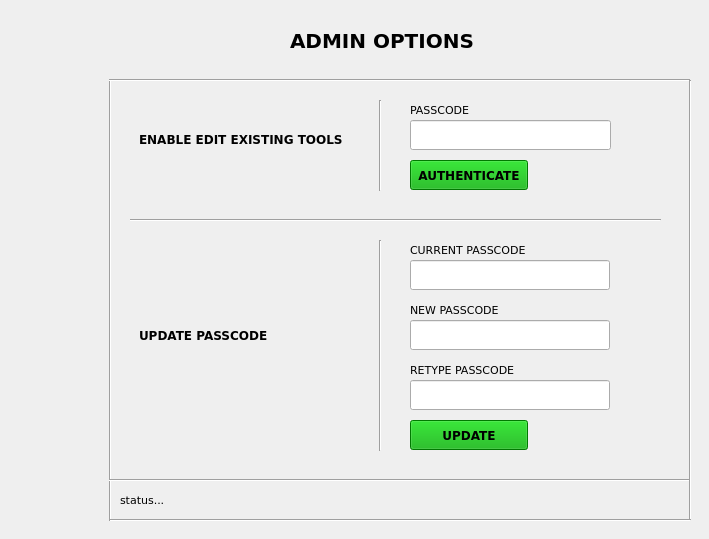
    <widget class="QWidget" name="tab_10">
     <attribute name="title">
      <string>ADMIN</string>
     </attribute>
     <widget class="QLabel" name="add_enable_edit_label2">
      <property name="geometry">
       <rect>
        <x>139</x>
        <y>320</y>
        <width>151</width>
        <height>31</height>
       </rect>
      </property>
      <property name="font">
       <font>
        <family>Verdana</family>
        <pointsize>9</pointsize>
        <weight>75</weight>
        <bold>true</bold>
       </font>
      </property>
      <property name="text">
       <string>&lt;html&gt;&lt;head/&gt;&lt;body&gt;&lt;p&gt;UPDATE PASSCODE&lt;/p&gt;&lt;/body&gt;&lt;/html&gt;</string>
      </property>
     </widget>
     <widget class="QLineEdit" name="admin_update_passcode_retype">
      <property name="geometry">
       <rect>
        <x>410</x>
        <y>380</y>
        <width>200</width>
        <height>30</height>
       </rect>
      </property>
      <property name="font">
       <font>
        <family>Verdana</family>
        <weight>50</weight>
        <bold>false</bold>
       </font>
      </property>
      <property name="inputMethodHints">
       <set>Qt::ImhHiddenText|Qt::ImhNoAutoUppercase|Qt::ImhNoPredictiveText|Qt::ImhSensitiveData</set>
      </property>
      <property name="echoMode">
       <enum>QLineEdit::Password</enum>
      </property>
     </widget>
     <widget class="QPushButton" name="admin_enable_edit_authenticate">
      <property name="geometry">
       <rect>
        <x>410</x>
        <y>160</y>
        <width>118</width>
        <height>30</height>
       </rect>
      </property>
      <property name="palette">
       <palette>
        <active>
         <colorrole role="WindowText">
          <brush brushstyle="SolidPattern">
           <color alpha="255">
            <red>0</red>
            <green>0</green>
            <blue>0</blue>
           </color>
          </brush>
         </colorrole>
         <colorrole role="Button">
          <brush brushstyle="SolidPattern">
           <color alpha="255">
            <red>0</red>
            <green>170</green>
            <blue>0</blue>
           </color>
          </brush>
         </colorrole>
         <colorrole role="Light">
          <brush brushstyle="SolidPattern">
           <color alpha="255">
            <red>0</red>
            <green>255</green>
            <blue>0</blue>
           </color>
          </brush>
         </colorrole>
         <colorrole role="Midlight">
          <brush brushstyle="SolidPattern">
           <color alpha="255">
            <red>0</red>
            <green>212</green>
            <blue>0</blue>
           </color>
          </brush>
         </colorrole>
         <colorrole role="Dark">
          <brush brushstyle="SolidPattern">
           <color alpha="255">
            <red>0</red>
            <green>85</green>
            <blue>0</blue>
           </color>
          </brush>
         </colorrole>
         <colorrole role="Mid">
          <brush brushstyle="SolidPattern">
           <color alpha="255">
            <red>0</red>
            <green>113</green>
            <blue>0</blue>
           </color>
          </brush>
         </colorrole>
         <colorrole role="Text">
          <brush brushstyle="SolidPattern">
           <color alpha="255">
            <red>0</red>
            <green>0</green>
            <blue>0</blue>
           </color>
          </brush>
         </colorrole>
         <colorrole role="BrightText">
          <brush brushstyle="SolidPattern">
           <color alpha="255">
            <red>255</red>
            <green>255</green>
            <blue>255</blue>
           </color>
          </brush>
         </colorrole>
         <colorrole role="ButtonText">
          <brush brushstyle="SolidPattern">
           <color alpha="255">
            <red>0</red>
            <green>0</green>
            <blue>0</blue>
           </color>
          </brush>
         </colorrole>
         <colorrole role="Base">
          <brush brushstyle="SolidPattern">
           <color alpha="255">
            <red>255</red>
            <green>255</green>
            <blue>255</blue>
           </color>
          </brush>
         </colorrole>
         <colorrole role="Window">
          <brush brushstyle="SolidPattern">
           <color alpha="255">
            <red>0</red>
            <green>170</green>
            <blue>0</blue>
           </color>
          </brush>
         </colorrole>
         <colorrole role="Shadow">
          <brush brushstyle="SolidPattern">
           <color alpha="255">
            <red>0</red>
            <green>0</green>
            <blue>0</blue>
           </color>
          </brush>
         </colorrole>
         <colorrole role="AlternateBase">
          <brush brushstyle="SolidPattern">
           <color alpha="255">
            <red>127</red>
            <green>212</green>
            <blue>127</blue>
           </color>
          </brush>
         </colorrole>
         <colorrole role="ToolTipBase">
          <brush brushstyle="SolidPattern">
           <color alpha="255">
            <red>255</red>
            <green>255</green>
            <blue>220</blue>
           </color>
          </brush>
         </colorrole>
         <colorrole role="ToolTipText">
          <brush brushstyle="SolidPattern">
           <color alpha="255">
            <red>0</red>
            <green>0</green>
            <blue>0</blue>
           </color>
          </brush>
         </colorrole>
        </active>
        <inactive>
         <colorrole role="WindowText">
          <brush brushstyle="SolidPattern">
           <color alpha="255">
            <red>0</red>
            <green>0</green>
            <blue>0</blue>
           </color>
          </brush>
         </colorrole>
         <colorrole role="Button">
          <brush brushstyle="SolidPattern">
           <color alpha="255">
            <red>0</red>
            <green>170</green>
            <blue>0</blue>
           </color>
          </brush>
         </colorrole>
         <colorrole role="Light">
          <brush brushstyle="SolidPattern">
           <color alpha="255">
            <red>0</red>
            <green>255</green>
            <blue>0</blue>
           </color>
          </brush>
         </colorrole>
         <colorrole role="Midlight">
          <brush brushstyle="SolidPattern">
           <color alpha="255">
            <red>0</red>
            <green>212</green>
            <blue>0</blue>
           </color>
          </brush>
         </colorrole>
         <colorrole role="Dark">
          <brush brushstyle="SolidPattern">
           <color alpha="255">
            <red>0</red>
            <green>85</green>
            <blue>0</blue>
           </color>
          </brush>
         </colorrole>
         <colorrole role="Mid">
          <brush brushstyle="SolidPattern">
           <color alpha="255">
            <red>0</red>
            <green>113</green>
            <blue>0</blue>
           </color>
          </brush>
         </colorrole>
         <colorrole role="Text">
          <brush brushstyle="SolidPattern">
           <color alpha="255">
            <red>0</red>
            <green>0</green>
            <blue>0</blue>
           </color>
          </brush>
         </colorrole>
         <colorrole role="BrightText">
          <brush brushstyle="SolidPattern">
           <color alpha="255">
            <red>255</red>
            <green>255</green>
            <blue>255</blue>
           </color>
          </brush>
         </colorrole>
         <colorrole role="ButtonText">
          <brush brushstyle="SolidPattern">
           <color alpha="255">
            <red>0</red>
            <green>0</green>
            <blue>0</blue>
           </color>
          </brush>
         </colorrole>
         <colorrole role="Base">
          <brush brushstyle="SolidPattern">
           <color alpha="255">
            <red>255</red>
            <green>255</green>
            <blue>255</blue>
           </color>
          </brush>
         </colorrole>
         <colorrole role="Window">
          <brush brushstyle="SolidPattern">
           <color alpha="255">
            <red>0</red>
            <green>170</green>
            <blue>0</blue>
           </color>
          </brush>
         </colorrole>
         <colorrole role="Shadow">
          <brush brushstyle="SolidPattern">
           <color alpha="255">
            <red>0</red>
            <green>0</green>
            <blue>0</blue>
           </color>
          </brush>
         </colorrole>
         <colorrole role="AlternateBase">
          <brush brushstyle="SolidPattern">
           <color alpha="255">
            <red>127</red>
            <green>212</green>
            <blue>127</blue>
           </color>
          </brush>
         </colorrole>
         <colorrole role="ToolTipBase">
          <brush brushstyle="SolidPattern">
           <color alpha="255">
            <red>255</red>
            <green>255</green>
            <blue>220</blue>
           </color>
          </brush>
         </colorrole>
         <colorrole role="ToolTipText">
          <brush brushstyle="SolidPattern">
           <color alpha="255">
            <red>0</red>
            <green>0</green>
            <blue>0</blue>
           </color>
          </brush>
         </colorrole>
        </inactive>
        <disabled>
         <colorrole role="WindowText">
          <brush brushstyle="SolidPattern">
           <color alpha="255">
            <red>0</red>
            <green>85</green>
            <blue>0</blue>
           </color>
          </brush>
         </colorrole>
         <colorrole role="Button">
          <brush brushstyle="SolidPattern">
           <color alpha="255">
            <red>0</red>
            <green>170</green>
            <blue>0</blue>
           </color>
          </brush>
         </colorrole>
         <colorrole role="Light">
          <brush brushstyle="SolidPattern">
           <color alpha="255">
            <red>0</red>
            <green>255</green>
            <blue>0</blue>
           </color>
          </brush>
         </colorrole>
         <colorrole role="Midlight">
          <brush brushstyle="SolidPattern">
           <color alpha="255">
            <red>0</red>
            <green>212</green>
            <blue>0</blue>
           </color>
          </brush>
         </colorrole>
         <colorrole role="Dark">
          <brush brushstyle="SolidPattern">
           <color alpha="255">
            <red>0</red>
            <green>85</green>
            <blue>0</blue>
           </color>
          </brush>
         </colorrole>
         <colorrole role="Mid">
          <brush brushstyle="SolidPattern">
           <color alpha="255">
            <red>0</red>
            <green>113</green>
            <blue>0</blue>
           </color>
          </brush>
         </colorrole>
         <colorrole role="Text">
          <brush brushstyle="SolidPattern">
           <color alpha="255">
            <red>0</red>
            <green>85</green>
            <blue>0</blue>
           </color>
          </brush>
         </colorrole>
         <colorrole role="BrightText">
          <brush brushstyle="SolidPattern">
           <color alpha="255">
            <red>255</red>
            <green>255</green>
            <blue>255</blue>
           </color>
          </brush>
         </colorrole>
         <colorrole role="ButtonText">
          <brush brushstyle="SolidPattern">
           <color alpha="255">
            <red>0</red>
            <green>85</green>
            <blue>0</blue>
           </color>
          </brush>
         </colorrole>
         <colorrole role="Base">
          <brush brushstyle="SolidPattern">
           <color alpha="255">
            <red>0</red>
            <green>170</green>
            <blue>0</blue>
           </color>
          </brush>
         </colorrole>
         <colorrole role="Window">
          <brush brushstyle="SolidPattern">
           <color alpha="255">
            <red>0</red>
            <green>170</green>
            <blue>0</blue>
           </color>
          </brush>
         </colorrole>
         <colorrole role="Shadow">
          <brush brushstyle="SolidPattern">
           <color alpha="255">
            <red>0</red>
            <green>0</green>
            <blue>0</blue>
           </color>
          </brush>
         </colorrole>
         <colorrole role="AlternateBase">
          <brush brushstyle="SolidPattern">
           <color alpha="255">
            <red>0</red>
            <green>170</green>
            <blue>0</blue>
           </color>
          </brush>
         </colorrole>
         <colorrole role="ToolTipBase">
          <brush brushstyle="SolidPattern">
           <color alpha="255">
            <red>255</red>
            <green>255</green>
            <blue>220</blue>
           </color>
          </brush>
         </colorrole>
         <colorrole role="ToolTipText">
          <brush brushstyle="SolidPattern">
           <color alpha="255">
            <red>0</red>
            <green>0</green>
            <blue>0</blue>
           </color>
          </brush>
         </colorrole>
        </disabled>
       </palette>
      </property>
      <property name="font">
       <font>
        <family>Verdana</family>
        <weight>75</weight>
        <bold>true</bold>
       </font>
      </property>
      <property name="text">
       <string>AUTHENTICATE</string>
      </property>
     </widget>
     <widget class="QLabel" name="admin_update_passcode_label3">
      <property name="geometry">
       <rect>
        <x>410</x>
        <y>360</y>
        <width>118</width>
        <height>20</height>
       </rect>
      </property>
      <property name="font">
       <font>
        <family>Verdana</family>
        <pointsize>8</pointsize>
        <weight>50</weight>
        <bold>false</bold>
       </font>
      </property>
      <property name="text">
       <string>&lt;html&gt;&lt;head/&gt;&lt;body&gt;&lt;p&gt;RETYPE PASSCODE&lt;/p&gt;&lt;/body&gt;&lt;/html&gt;</string>
      </property>
     </widget>
     <widget class="QLineEdit" name="admin_enable_edit_passcode">
      <property name="geometry">
       <rect>
        <x>410</x>
        <y>120</y>
        <width>201</width>
        <height>30</height>
       </rect>
      </property>
      <property name="font">
       <font>
        <family>Verdana</family>
        <weight>50</weight>
        <bold>false</bold>
       </font>
      </property>
      <property name="inputMethodHints">
       <set>Qt::ImhHiddenText|Qt::ImhNoAutoUppercase|Qt::ImhNoPredictiveText|Qt::ImhSensitiveData</set>
      </property>
      <property name="echoMode">
       <enum>QLineEdit::Password</enum>
      </property>
     </widget>
     <widget class="QLabel" name="admin_enable_edit_label">
      <property name="geometry">
       <rect>
        <x>410</x>
        <y>100</y>
        <width>71</width>
        <height>20</height>
       </rect>
      </property>
      <property name="font">
       <font>
        <family>Verdana</family>
        <pointsize>8</pointsize>
        <weight>50</weight>
        <bold>false</bold>
       </font>
      </property>
      <property name="text">
       <string>&lt;html&gt;&lt;head/&gt;&lt;body&gt;&lt;p&gt;PASSCODE&lt;/p&gt;&lt;/body&gt;&lt;/html&gt;</string>
      </property>
     </widget>
     <widget class="QPushButton" name="admin_update_passcode">
      <property name="geometry">
       <rect>
        <x>410</x>
        <y>420</y>
        <width>118</width>
        <height>30</height>
       </rect>
      </property>
      <property name="palette">
       <palette>
        <active>
         <colorrole role="WindowText">
          <brush brushstyle="SolidPattern">
           <color alpha="255">
            <red>0</red>
            <green>0</green>
            <blue>0</blue>
           </color>
          </brush>
         </colorrole>
         <colorrole role="Button">
          <brush brushstyle="SolidPattern">
           <color alpha="255">
            <red>0</red>
            <green>170</green>
            <blue>0</blue>
           </color>
          </brush>
         </colorrole>
         <colorrole role="Light">
          <brush brushstyle="SolidPattern">
           <color alpha="255">
            <red>0</red>
            <green>255</green>
            <blue>0</blue>
           </color>
          </brush>
         </colorrole>
         <colorrole role="Midlight">
          <brush brushstyle="SolidPattern">
           <color alpha="255">
            <red>0</red>
            <green>212</green>
            <blue>0</blue>
           </color>
          </brush>
         </colorrole>
         <colorrole role="Dark">
          <brush brushstyle="SolidPattern">
           <color alpha="255">
            <red>0</red>
            <green>85</green>
            <blue>0</blue>
           </color>
          </brush>
         </colorrole>
         <colorrole role="Mid">
          <brush brushstyle="SolidPattern">
           <color alpha="255">
            <red>0</red>
            <green>113</green>
            <blue>0</blue>
           </color>
          </brush>
         </colorrole>
         <colorrole role="Text">
          <brush brushstyle="SolidPattern">
           <color alpha="255">
            <red>0</red>
            <green>0</green>
            <blue>0</blue>
           </color>
          </brush>
         </colorrole>
         <colorrole role="BrightText">
          <brush brushstyle="SolidPattern">
           <color alpha="255">
            <red>255</red>
            <green>255</green>
            <blue>255</blue>
           </color>
          </brush>
         </colorrole>
         <colorrole role="ButtonText">
          <brush brushstyle="SolidPattern">
           <color alpha="255">
            <red>0</red>
            <green>0</green>
            <blue>0</blue>
           </color>
          </brush>
         </colorrole>
         <colorrole role="Base">
          <brush brushstyle="SolidPattern">
           <color alpha="255">
            <red>255</red>
            <green>255</green>
            <blue>255</blue>
           </color>
          </brush>
         </colorrole>
         <colorrole role="Window">
          <brush brushstyle="SolidPattern">
           <color alpha="255">
            <red>0</red>
            <green>170</green>
            <blue>0</blue>
           </color>
          </brush>
         </colorrole>
         <colorrole role="Shadow">
          <brush brushstyle="SolidPattern">
           <color alpha="255">
            <red>0</red>
            <green>0</green>
            <blue>0</blue>
           </color>
          </brush>
         </colorrole>
         <colorrole role="AlternateBase">
          <brush brushstyle="SolidPattern">
           <color alpha="255">
            <red>127</red>
            <green>212</green>
            <blue>127</blue>
           </color>
          </brush>
         </colorrole>
         <colorrole role="ToolTipBase">
          <brush brushstyle="SolidPattern">
           <color alpha="255">
            <red>255</red>
            <green>255</green>
            <blue>220</blue>
           </color>
          </brush>
         </colorrole>
         <colorrole role="ToolTipText">
          <brush brushstyle="SolidPattern">
           <color alpha="255">
            <red>0</red>
            <green>0</green>
            <blue>0</blue>
           </color>
          </brush>
         </colorrole>
        </active>
        <inactive>
         <colorrole role="WindowText">
          <brush brushstyle="SolidPattern">
           <color alpha="255">
            <red>0</red>
            <green>0</green>
            <blue>0</blue>
           </color>
          </brush>
         </colorrole>
         <colorrole role="Button">
          <brush brushstyle="SolidPattern">
           <color alpha="255">
            <red>0</red>
            <green>170</green>
            <blue>0</blue>
           </color>
          </brush>
         </colorrole>
         <colorrole role="Light">
          <brush brushstyle="SolidPattern">
           <color alpha="255">
            <red>0</red>
            <green>255</green>
            <blue>0</blue>
           </color>
          </brush>
         </colorrole>
         <colorrole role="Midlight">
          <brush brushstyle="SolidPattern">
           <color alpha="255">
            <red>0</red>
            <green>212</green>
            <blue>0</blue>
           </color>
          </brush>
         </colorrole>
         <colorrole role="Dark">
          <brush brushstyle="SolidPattern">
           <color alpha="255">
            <red>0</red>
            <green>85</green>
            <blue>0</blue>
           </color>
          </brush>
         </colorrole>
         <colorrole role="Mid">
          <brush brushstyle="SolidPattern">
           <color alpha="255">
            <red>0</red>
            <green>113</green>
            <blue>0</blue>
           </color>
          </brush>
         </colorrole>
         <colorrole role="Text">
          <brush brushstyle="SolidPattern">
           <color alpha="255">
            <red>0</red>
            <green>0</green>
            <blue>0</blue>
           </color>
          </brush>
         </colorrole>
         <colorrole role="BrightText">
          <brush brushstyle="SolidPattern">
           <color alpha="255">
            <red>255</red>
            <green>255</green>
            <blue>255</blue>
           </color>
          </brush>
         </colorrole>
         <colorrole role="ButtonText">
          <brush brushstyle="SolidPattern">
           <color alpha="255">
            <red>0</red>
            <green>0</green>
            <blue>0</blue>
           </color>
          </brush>
         </colorrole>
         <colorrole role="Base">
          <brush brushstyle="SolidPattern">
           <color alpha="255">
            <red>255</red>
            <green>255</green>
            <blue>255</blue>
           </color>
          </brush>
         </colorrole>
         <colorrole role="Window">
          <brush brushstyle="SolidPattern">
           <color alpha="255">
            <red>0</red>
            <green>170</green>
            <blue>0</blue>
           </color>
          </brush>
         </colorrole>
         <colorrole role="Shadow">
          <brush brushstyle="SolidPattern">
           <color alpha="255">
            <red>0</red>
            <green>0</green>
            <blue>0</blue>
           </color>
          </brush>
         </colorrole>
         <colorrole role="AlternateBase">
          <brush brushstyle="SolidPattern">
           <color alpha="255">
            <red>127</red>
            <green>212</green>
            <blue>127</blue>
           </color>
          </brush>
         </colorrole>
         <colorrole role="ToolTipBase">
          <brush brushstyle="SolidPattern">
           <color alpha="255">
            <red>255</red>
            <green>255</green>
            <blue>220</blue>
           </color>
          </brush>
         </colorrole>
         <colorrole role="ToolTipText">
          <brush brushstyle="SolidPattern">
           <color alpha="255">
            <red>0</red>
            <green>0</green>
            <blue>0</blue>
           </color>
          </brush>
         </colorrole>
        </inactive>
        <disabled>
         <colorrole role="WindowText">
          <brush brushstyle="SolidPattern">
           <color alpha="255">
            <red>0</red>
            <green>85</green>
            <blue>0</blue>
           </color>
          </brush>
         </colorrole>
         <colorrole role="Button">
          <brush brushstyle="SolidPattern">
           <color alpha="255">
            <red>0</red>
            <green>170</green>
            <blue>0</blue>
           </color>
          </brush>
         </colorrole>
         <colorrole role="Light">
          <brush brushstyle="SolidPattern">
           <color alpha="255">
            <red>0</red>
            <green>255</green>
            <blue>0</blue>
           </color>
          </brush>
         </colorrole>
         <colorrole role="Midlight">
          <brush brushstyle="SolidPattern">
           <color alpha="255">
            <red>0</red>
            <green>212</green>
            <blue>0</blue>
           </color>
          </brush>
         </colorrole>
         <colorrole role="Dark">
          <brush brushstyle="SolidPattern">
           <color alpha="255">
            <red>0</red>
            <green>85</green>
            <blue>0</blue>
           </color>
          </brush>
         </colorrole>
         <colorrole role="Mid">
          <brush brushstyle="SolidPattern">
           <color alpha="255">
            <red>0</red>
            <green>113</green>
            <blue>0</blue>
           </color>
          </brush>
         </colorrole>
         <colorrole role="Text">
          <brush brushstyle="SolidPattern">
           <color alpha="255">
            <red>0</red>
            <green>85</green>
            <blue>0</blue>
           </color>
          </brush>
         </colorrole>
         <colorrole role="BrightText">
          <brush brushstyle="SolidPattern">
           <color alpha="255">
            <red>255</red>
            <green>255</green>
            <blue>255</blue>
           </color>
          </brush>
         </colorrole>
         <colorrole role="ButtonText">
          <brush brushstyle="SolidPattern">
           <color alpha="255">
            <red>0</red>
            <green>85</green>
            <blue>0</blue>
           </color>
          </brush>
         </colorrole>
         <colorrole role="Base">
          <brush brushstyle="SolidPattern">
           <color alpha="255">
            <red>0</red>
            <green>170</green>
            <blue>0</blue>
           </color>
          </brush>
         </colorrole>
         <colorrole role="Window">
          <brush brushstyle="SolidPattern">
           <color alpha="255">
            <red>0</red>
            <green>170</green>
            <blue>0</blue>
           </color>
          </brush>
         </colorrole>
         <colorrole role="Shadow">
          <brush brushstyle="SolidPattern">
           <color alpha="255">
            <red>0</red>
            <green>0</green>
            <blue>0</blue>
           </color>
          </brush>
         </colorrole>
         <colorrole role="AlternateBase">
          <brush brushstyle="SolidPattern">
           <color alpha="255">
            <red>0</red>
            <green>170</green>
            <blue>0</blue>
           </color>
          </brush>
         </colorrole>
         <colorrole role="ToolTipBase">
          <brush brushstyle="SolidPattern">
           <color alpha="255">
            <red>255</red>
            <green>255</green>
            <blue>220</blue>
           </color>
          </brush>
         </colorrole>
         <colorrole role="ToolTipText">
          <brush brushstyle="SolidPattern">
           <color alpha="255">
            <red>0</red>
            <green>0</green>
            <blue>0</blue>
           </color>
          </brush>
         </colorrole>
        </disabled>
       </palette>
      </property>
      <property name="font">
       <font>
        <family>Verdana</family>
        <weight>75</weight>
        <bold>true</bold>
       </font>
      </property>
      <property name="text">
       <string>UPDATE</string>
      </property>
     </widget>
     <widget class="QLabel" name="admin_update_passcode_label2">
      <property name="geometry">
       <rect>
        <x>410</x>
        <y>300</y>
        <width>118</width>
        <height>20</height>
       </rect>
      </property>
      <property name="font">
       <font>
        <family>Verdana</family>
        <pointsize>8</pointsize>
        <weight>50</weight>
        <bold>false</bold>
       </font>
      </property>
      <property name="text">
       <string>&lt;html&gt;&lt;head/&gt;&lt;body&gt;&lt;p&gt;NEW PASSCODE&lt;/p&gt;&lt;/body&gt;&lt;/html&gt;</string>
      </property>
     </widget>
     <widget class="QLineEdit" name="admin_update_passcode_new">
      <property name="geometry">
       <rect>
        <x>410</x>
        <y>320</y>
        <width>200</width>
        <height>30</height>
       </rect>
      </property>
      <property name="font">
       <font>
        <family>Verdana</family>
        <weight>50</weight>
        <bold>false</bold>
       </font>
      </property>
      <property name="inputMethodHints">
       <set>Qt::ImhNone</set>
      </property>
      <property name="echoMode">
       <enum>QLineEdit::Normal</enum>
      </property>
     </widget>
     <widget class="QLabel" name="label_104">
      <property name="geometry">
       <rect>
        <x>290</x>
        <y>30</y>
        <width>211</width>
        <height>21</height>
       </rect>
      </property>
      <property name="font">
       <font>
        <family>Verdana</family>
        <pointsize>15</pointsize>
        <weight>75</weight>
        <bold>true</bold>
       </font>
      </property>
      <property name="text">
       <string>ADMIN OPTIONS</string>
      </property>
     </widget>
     <widget class="QLabel" name="add_enable_edit_label_4">
      <property name="geometry">
       <rect>
        <x>139</x>
        <y>130</y>
        <width>231</width>
        <height>20</height>
       </rect>
      </property>
      <property name="font">
       <font>
        <family>Verdana</family>
        <pointsize>9</pointsize>
        <weight>75</weight>
        <bold>true</bold>
       </font>
      </property>
      <property name="text">
       <string>&lt;html&gt;&lt;head/&gt;&lt;body&gt;&lt;p&gt;ENABLE EDIT EXISTING TOOLS&lt;/p&gt;&lt;/body&gt;&lt;/html&gt;</string>
      </property>
     </widget>
     <widget class="Line" name="line_9">
      <property name="geometry">
       <rect>
        <x>130</x>
        <y>210</y>
        <width>531</width>
        <height>20</height>
       </rect>
      </property>
      <property name="orientation">
       <enum>Qt::Horizontal</enum>
      </property>
     </widget>
     <widget class="QLineEdit" name="admin_update_passcode_current">
      <property name="geometry">
       <rect>
        <x>410</x>
        <y>260</y>
        <width>200</width>
        <height>30</height>
       </rect>
      </property>
      <property name="font">
       <font>
        <family>Verdana</family>
        <weight>50</weight>
        <bold>false</bold>
       </font>
      </property>
      <property name="inputMethodHints">
       <set>Qt::ImhHiddenText|Qt::ImhNoAutoUppercase|Qt::ImhNoPredictiveText|Qt::ImhSensitiveData</set>
      </property>
      <property name="echoMode">
       <enum>QLineEdit::Password</enum>
      </property>
     </widget>
     <widget class="QLabel" name="admin_update_passcode_label1">
      <property name="geometry">
       <rect>
        <x>410</x>
        <y>240</y>
        <width>131</width>
        <height>20</height>
       </rect>
      </property>
      <property name="font">
       <font>
        <family>Verdana</family>
        <pointsize>8</pointsize>
        <weight>50</weight>
        <bold>false</bold>
       </font>
      </property>
      <property name="text">
       <string>&lt;html&gt;&lt;head/&gt;&lt;body&gt;&lt;p&gt;CURRENT PASSCODE&lt;/p&gt;&lt;/body&gt;&lt;/html&gt;</string>
      </property>
     </widget>
     <widget class="Line" name="line_10">
      <property name="geometry">
       <rect>
        <x>370</x>
        <y>100</y>
        <width>20</width>
        <height>91</height>
       </rect>
      </property>
      <property name="orientation">
       <enum>Qt::Vertical</enum>
      </property>
     </widget>
     <widget class="Line" name="line_11">
      <property name="geometry">
       <rect>
        <x>370</x>
        <y>240</y>
        <width>20</width>
        <height>211</height>
       </rect>
      </property>
      <property name="orientation">
       <enum>Qt::Vertical</enum>
      </property>
     </widget>
     <widget class="Line" name="line_12">
      <property name="geometry">
       <rect>
        <x>680</x>
        <y>80</y>
        <width>20</width>
        <height>441</height>
       </rect>
      </property>
      <property name="orientation">
       <enum>Qt::Vertical</enum>
      </property>
     </widget>
     <widget class="Line" name="line_13">
      <property name="geometry">
       <rect>
        <x>100</x>
        <y>80</y>
        <width>20</width>
        <height>441</height>
       </rect>
      </property>
      <property name="orientation">
       <enum>Qt::Vertical</enum>
      </property>
     </widget>
     <widget class="Line" name="line_14">
      <property name="geometry">
       <rect>
        <x>109</x>
        <y>470</y>
        <width>581</width>
        <height>20</height>
       </rect>
      </property>
      <property name="orientation">
       <enum>Qt::Horizontal</enum>
      </property>
     </widget>
     <widget class="Line" name="line_15">
      <property name="geometry">
       <rect>
        <x>109</x>
        <y>70</y>
        <width>581</width>
        <height>20</height>
       </rect>
      </property>
      <property name="orientation">
       <enum>Qt::Horizontal</enum>
      </property>
     </widget>
     <widget class="Line" name="line_16">
      <property name="geometry">
       <rect>
        <x>110</x>
        <y>510</y>
        <width>581</width>
        <height>20</height>
       </rect>
      </property>
      <property name="orientation">
       <enum>Qt::Horizontal</enum>
      </property>
     </widget>
     <widget class="QLabel" name="admin_status">
      <property name="geometry">
       <rect>
        <x>120</x>
        <y>490</y>
        <width>551</width>
        <height>20</height>
       </rect>
      </property>
      <property name="font">
       <font>
        <family>Verdana</family>
        <pointsize>8</pointsize>
        <weight>50</weight>
        <bold>false</bold>
       </font>
      </property>
      <property name="text">
       <string>&lt;html&gt;&lt;head/&gt;&lt;body&gt;&lt;p&gt;status...&lt;/p&gt;&lt;/body&gt;&lt;/html&gt;</string>
      </property>
     </widget>
    </widget>
